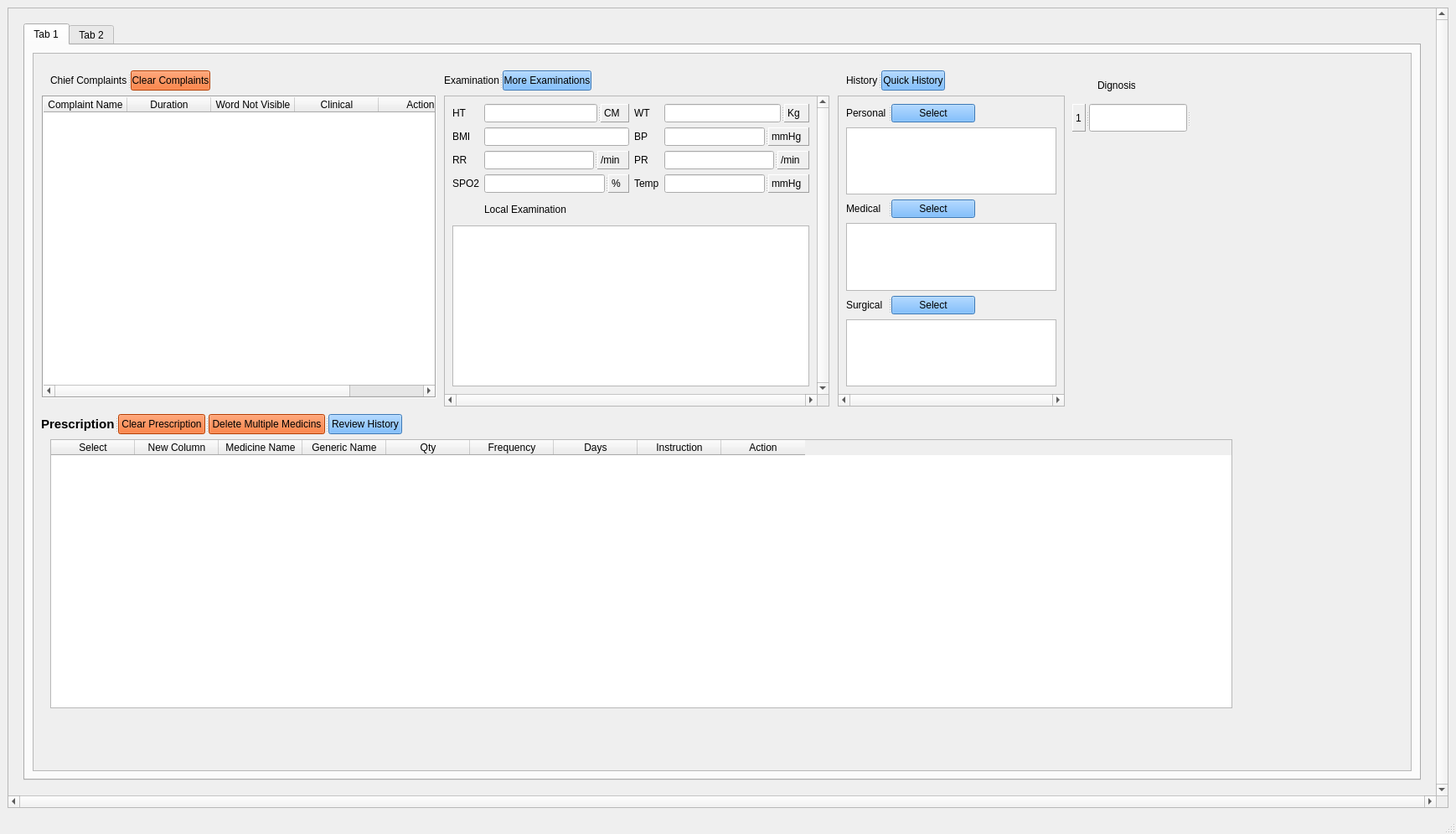
<?xml version="1.0" encoding="UTF-8"?>
<ui version="4.0">
 <class>MainWindow</class>
 <widget class="QMainWindow" name="MainWindow">
  <property name="geometry">
   <rect>
    <x>0</x>
    <y>0</y>
    <width>1738</width>
    <height>995</height>
   </rect>
  </property>
  <property name="windowTitle">
   <string>MainWindow</string>
  </property>
  <widget class="QWidget" name="centralwidget">
   <layout class="QGridLayout" name="gridLayout_2">
    <item row="0" column="0">
     <widget class="QScrollArea" name="scrollArea">
      <property name="verticalScrollBarPolicy">
       <enum>Qt::ScrollBarAlwaysOn</enum>
      </property>
      <property name="horizontalScrollBarPolicy">
       <enum>Qt::ScrollBarAlwaysOn</enum>
      </property>
      <property name="sizeAdjustPolicy">
       <enum>QAbstractScrollArea::AdjustToContents</enum>
      </property>
      <property name="widgetResizable">
       <bool>true</bool>
      </property>
      <widget class="QWidget" name="scrollAreaWidgetContents">
       <property name="geometry">
        <rect>
         <x>0</x>
         <y>0</y>
         <width>1701</width>
         <height>915</height>
        </rect>
       </property>
       <layout class="QGridLayout" name="gridLayout">
        <item row="0" column="0">
         <widget class="QWidget" name="widget" native="true">
          <layout class="QGridLayout" name="gridLayout_9">
           <item row="0" column="0">
            <widget class="QTabWidget" name="tabWidget">
             <property name="currentIndex">
              <number>0</number>
             </property>
             <widget class="QWidget" name="tab">
              <attribute name="title">
               <string>Tab 1</string>
              </attribute>
              <layout class="QGridLayout" name="gridLayout_3">
               <item row="0" column="0">
                <widget class="QScrollArea" name="scrollArea_2">
                 <property name="widgetResizable">
                  <bool>true</bool>
                 </property>
                 <widget class="QWidget" name="scrollAreaWidgetContents_2">
                  <property name="geometry">
                   <rect>
                    <x>0</x>
                    <y>0</y>
                    <width>1639</width>
                    <height>830</height>
                   </rect>
                  </property>
                  <widget class="QWidget" name="widget_2" native="true">
                   <property name="geometry">
                    <rect>
                     <x>-100</x>
                     <y>10</y>
                     <width>1551</width>
                     <height>811</height>
                    </rect>
                   </property>
                   <widget class="QSplitter" name="splitter_17">
                    <property name="geometry">
                     <rect>
                      <x>120</x>
                      <y>10</y>
                      <width>191</width>
                      <height>24</height>
                     </rect>
                    </property>
                    <property name="orientation">
                     <enum>Qt::Horizontal</enum>
                    </property>
                    <widget class="QLabel" name="label_94">
                     <property name="text">
                      <string>Chief Complaints</string>
                     </property>
                    </widget>
                    <widget class="QPushButton" name="pushButton_26">
                     <property name="styleSheet">
                      <string notr="true">background-color: rgb(255, 85, 0);</string>
                     </property>
                     <property name="text">
                      <string>Clear Complaints</string>
                     </property>
                    </widget>
                   </widget>
                   <widget class="QSplitter" name="splitter_64">
                    <property name="geometry">
                     <rect>
                      <x>590</x>
                      <y>10</y>
                      <width>176</width>
                      <height>24</height>
                     </rect>
                    </property>
                    <property name="orientation">
                     <enum>Qt::Horizontal</enum>
                    </property>
                    <widget class="QLabel" name="label_112">
                     <property name="maximumSize">
                      <size>
                       <width>70</width>
                       <height>16777215</height>
                      </size>
                     </property>
                     <property name="text">
                      <string>Examination</string>
                     </property>
                    </widget>
                    <widget class="QPushButton" name="pushButton_32">
                     <property name="maximumSize">
                      <size>
                       <width>150</width>
                       <height>16777215</height>
                      </size>
                     </property>
                     <property name="styleSheet">
                      <string notr="true">background-color: rgb(85, 170, 255);</string>
                     </property>
                     <property name="text">
                      <string>More Examinations</string>
                     </property>
                    </widget>
                   </widget>
                   <widget class="QSplitter" name="splitter_63">
                    <property name="geometry">
                     <rect>
                      <x>1070</x>
                      <y>10</y>
                      <width>118</width>
                      <height>24</height>
                     </rect>
                    </property>
                    <property name="orientation">
                     <enum>Qt::Horizontal</enum>
                    </property>
                    <widget class="QLabel" name="label_111">
                     <property name="maximumSize">
                      <size>
                       <width>50</width>
                       <height>16777215</height>
                      </size>
                     </property>
                     <property name="text">
                      <string>History</string>
                     </property>
                    </widget>
                    <widget class="QPushButton" name="pushButton_31">
                     <property name="maximumSize">
                      <size>
                       <width>100</width>
                       <height>16777215</height>
                      </size>
                     </property>
                     <property name="styleSheet">
                      <string notr="true">background-color: rgb(85, 170, 255);</string>
                     </property>
                     <property name="text">
                      <string>Quick History</string>
                     </property>
                    </widget>
                   </widget>
                   <widget class="QLabel" name="label_46">
                    <property name="geometry">
                     <rect>
                      <x>1370</x>
                      <y>20</y>
                      <width>45</width>
                      <height>16</height>
                     </rect>
                    </property>
                    <property name="text">
                     <string>Dignosis</string>
                    </property>
                   </widget>
                   <widget class="QScrollArea" name="scrollArea_4">
                    <property name="geometry">
                     <rect>
                      <x>590</x>
                      <y>40</y>
                      <width>460</width>
                      <height>371</height>
                     </rect>
                    </property>
                    <property name="verticalScrollBarPolicy">
                     <enum>Qt::ScrollBarAlwaysOn</enum>
                    </property>
                    <property name="horizontalScrollBarPolicy">
                     <enum>Qt::ScrollBarAlwaysOn</enum>
                    </property>
                    <property name="sizeAdjustPolicy">
                     <enum>QAbstractScrollArea::AdjustToContents</enum>
                    </property>
                    <property name="widgetResizable">
                     <bool>true</bool>
                    </property>
                    <widget class="QWidget" name="scrollAreaWidgetContents_11">
                     <property name="geometry">
                      <rect>
                       <x>0</x>
                       <y>0</y>
                       <width>441</width>
                       <height>352</height>
                      </rect>
                     </property>
                     <layout class="QGridLayout" name="gridLayout_7">
                      <item row="0" column="3">
                       <widget class="QSplitter" name="splitter_52">
                        <property name="orientation">
                         <enum>Qt::Horizontal</enum>
                        </property>
                        <widget class="QLineEdit" name="lineEdit_38"/>
                        <widget class="QLabel" name="label_98">
                         <property name="frameShape">
                          <enum>QFrame::Panel</enum>
                         </property>
                         <property name="frameShadow">
                          <enum>QFrame::Raised</enum>
                         </property>
                         <property name="text">
                          <string>Kg</string>
                         </property>
                        </widget>
                       </widget>
                      </item>
                      <item row="2" column="3">
                       <widget class="QSplitter" name="splitter_61">
                        <property name="orientation">
                         <enum>Qt::Horizontal</enum>
                        </property>
                        <widget class="QLineEdit" name="lineEdit_42"/>
                        <widget class="QLabel" name="label_105">
                         <property name="frameShape">
                          <enum>QFrame::Panel</enum>
                         </property>
                         <property name="frameShadow">
                          <enum>QFrame::Raised</enum>
                         </property>
                         <property name="text">
                          <string>/min</string>
                         </property>
                        </widget>
                       </widget>
                      </item>
                      <item row="3" column="1">
                       <widget class="QSplitter" name="splitter_27">
                        <property name="orientation">
                         <enum>Qt::Horizontal</enum>
                        </property>
                        <widget class="QLineEdit" name="lineEdit_43"/>
                        <widget class="QLabel" name="label_107">
                         <property name="frameShape">
                          <enum>QFrame::Panel</enum>
                         </property>
                         <property name="frameShadow">
                          <enum>QFrame::Raised</enum>
                         </property>
                         <property name="text">
                          <string>%</string>
                         </property>
                        </widget>
                       </widget>
                      </item>
                      <item row="1" column="2">
                       <widget class="QLabel" name="label_100">
                        <property name="sizePolicy">
                         <sizepolicy hsizetype="Preferred" vsizetype="Preferred">
                          <horstretch>0</horstretch>
                          <verstretch>0</verstretch>
                         </sizepolicy>
                        </property>
                        <property name="text">
                         <string>BP</string>
                        </property>
                       </widget>
                      </item>
                      <item row="2" column="2">
                       <widget class="QLabel" name="label_104">
                        <property name="sizePolicy">
                         <sizepolicy hsizetype="Preferred" vsizetype="Preferred">
                          <horstretch>0</horstretch>
                          <verstretch>0</verstretch>
                         </sizepolicy>
                        </property>
                        <property name="text">
                         <string>PR</string>
                        </property>
                       </widget>
                      </item>
                      <item row="0" column="2">
                       <widget class="QLabel" name="label_97">
                        <property name="text">
                         <string>WT</string>
                        </property>
                       </widget>
                      </item>
                      <item row="5" column="1">
                       <widget class="QLabel" name="label_110">
                        <property name="sizePolicy">
                         <sizepolicy hsizetype="Expanding" vsizetype="Expanding">
                          <horstretch>0</horstretch>
                          <verstretch>13</verstretch>
                         </sizepolicy>
                        </property>
                        <property name="maximumSize">
                         <size>
                          <width>16777215</width>
                          <height>27</height>
                         </size>
                        </property>
                        <property name="sizeIncrement">
                         <size>
                          <width>0</width>
                          <height>0</height>
                         </size>
                        </property>
                        <property name="baseSize">
                         <size>
                          <width>0</width>
                          <height>0</height>
                         </size>
                        </property>
                        <property name="text">
                         <string>Local Examination</string>
                        </property>
                       </widget>
                      </item>
                      <item row="1" column="0">
                       <widget class="QLabel" name="label_99">
                        <property name="text">
                         <string>BMI</string>
                        </property>
                       </widget>
                      </item>
                      <item row="1" column="1">
                       <widget class="QLineEdit" name="lineEdit_39"/>
                      </item>
                      <item row="3" column="2">
                       <widget class="QLabel" name="label_108">
                        <property name="text">
                         <string>Temp</string>
                        </property>
                       </widget>
                      </item>
                      <item row="3" column="3">
                       <widget class="QSplitter" name="splitter_62">
                        <property name="orientation">
                         <enum>Qt::Horizontal</enum>
                        </property>
                        <widget class="QLineEdit" name="lineEdit_44"/>
                        <widget class="QLabel" name="label_109">
                         <property name="frameShape">
                          <enum>QFrame::Panel</enum>
                         </property>
                         <property name="frameShadow">
                          <enum>QFrame::Raised</enum>
                         </property>
                         <property name="text">
                          <string>mmHg</string>
                         </property>
                        </widget>
                       </widget>
                      </item>
                      <item row="2" column="1">
                       <widget class="QSplitter" name="splitter_60">
                        <property name="orientation">
                         <enum>Qt::Horizontal</enum>
                        </property>
                        <widget class="QLineEdit" name="lineEdit_41"/>
                        <widget class="QLabel" name="label_103">
                         <property name="frameShape">
                          <enum>QFrame::Panel</enum>
                         </property>
                         <property name="frameShadow">
                          <enum>QFrame::Raised</enum>
                         </property>
                         <property name="text">
                          <string>/min</string>
                         </property>
                        </widget>
                       </widget>
                      </item>
                      <item row="3" column="0">
                       <widget class="QLabel" name="label_106">
                        <property name="text">
                         <string>SPO2</string>
                        </property>
                       </widget>
                      </item>
                      <item row="1" column="3">
                       <widget class="QSplitter" name="splitter_59">
                        <property name="orientation">
                         <enum>Qt::Horizontal</enum>
                        </property>
                        <widget class="QLineEdit" name="lineEdit_40"/>
                        <widget class="QLabel" name="label_101">
                         <property name="frameShape">
                          <enum>QFrame::Panel</enum>
                         </property>
                         <property name="frameShadow">
                          <enum>QFrame::Raised</enum>
                         </property>
                         <property name="text">
                          <string>mmHg</string>
                         </property>
                        </widget>
                       </widget>
                      </item>
                      <item row="0" column="0">
                       <widget class="QLabel" name="label_95">
                        <property name="text">
                         <string>HT</string>
                        </property>
                       </widget>
                      </item>
                      <item row="6" column="0" colspan="4">
                       <widget class="QTextBrowser" name="textBrowser_18">
                        <property name="maximumSize">
                         <size>
                          <width>16777215</width>
                          <height>200</height>
                         </size>
                        </property>
                       </widget>
                      </item>
                      <item row="0" column="1">
                       <widget class="QSplitter" name="splitter_51">
                        <property name="orientation">
                         <enum>Qt::Horizontal</enum>
                        </property>
                        <widget class="QLineEdit" name="lineEdit_37"/>
                        <widget class="QLabel" name="label_96">
                         <property name="frameShape">
                          <enum>QFrame::Panel</enum>
                         </property>
                         <property name="frameShadow">
                          <enum>QFrame::Raised</enum>
                         </property>
                         <property name="text">
                          <string>CM</string>
                         </property>
                        </widget>
                       </widget>
                      </item>
                      <item row="2" column="0">
                       <widget class="QLabel" name="label_102">
                        <property name="text">
                         <string>RR</string>
                        </property>
                       </widget>
                      </item>
                     </layout>
                    </widget>
                   </widget>
                   <widget class="QScrollArea" name="scrollArea_5">
                    <property name="geometry">
                     <rect>
                      <x>1060</x>
                      <y>40</y>
                      <width>271</width>
                      <height>371</height>
                     </rect>
                    </property>
                    <property name="verticalScrollBarPolicy">
                     <enum>Qt::ScrollBarAsNeeded</enum>
                    </property>
                    <property name="horizontalScrollBarPolicy">
                     <enum>Qt::ScrollBarAlwaysOn</enum>
                    </property>
                    <property name="sizeAdjustPolicy">
                     <enum>QAbstractScrollArea::AdjustToContents</enum>
                    </property>
                    <property name="widgetResizable">
                     <bool>true</bool>
                    </property>
                    <widget class="QWidget" name="scrollAreaWidgetContents_12">
                     <property name="geometry">
                      <rect>
                       <x>0</x>
                       <y>0</y>
                       <width>269</width>
                       <height>352</height>
                      </rect>
                     </property>
                     <layout class="QGridLayout" name="gridLayout_11">
                      <item row="0" column="0">
                       <widget class="QSplitter" name="splitter_70">
                        <property name="orientation">
                         <enum>Qt::Horizontal</enum>
                        </property>
                        <widget class="QLabel" name="label_116">
                         <property name="maximumSize">
                          <size>
                           <width>50</width>
                           <height>16777215</height>
                          </size>
                         </property>
                         <property name="text">
                          <string>Personal</string>
                         </property>
                        </widget>
                        <widget class="QPushButton" name="pushButton_36">
                         <property name="maximumSize">
                          <size>
                           <width>100</width>
                           <height>16777215</height>
                          </size>
                         </property>
                         <property name="styleSheet">
                          <string notr="true">background-color: rgb(85, 170, 255);</string>
                         </property>
                         <property name="text">
                          <string>Select</string>
                         </property>
                        </widget>
                       </widget>
                      </item>
                      <item row="1" column="0">
                       <widget class="QTextBrowser" name="textBrowser_21"/>
                      </item>
                      <item row="2" column="0">
                       <widget class="QSplitter" name="splitter_66">
                        <property name="orientation">
                         <enum>Qt::Horizontal</enum>
                        </property>
                        <widget class="QLabel" name="label_114">
                         <property name="maximumSize">
                          <size>
                           <width>50</width>
                           <height>16777215</height>
                          </size>
                         </property>
                         <property name="text">
                          <string>Medical</string>
                         </property>
                        </widget>
                        <widget class="QPushButton" name="pushButton_34">
                         <property name="maximumSize">
                          <size>
                           <width>100</width>
                           <height>16777215</height>
                          </size>
                         </property>
                         <property name="styleSheet">
                          <string notr="true">background-color: rgb(85, 170, 255);</string>
                         </property>
                         <property name="text">
                          <string>Select</string>
                         </property>
                        </widget>
                       </widget>
                      </item>
                      <item row="3" column="0">
                       <widget class="QTextBrowser" name="textBrowser_19">
                        <property name="maximumSize">
                         <size>
                          <width>16777215</width>
                          <height>16777215</height>
                         </size>
                        </property>
                       </widget>
                      </item>
                      <item row="4" column="0">
                       <widget class="QSplitter" name="splitter_68">
                        <property name="orientation">
                         <enum>Qt::Horizontal</enum>
                        </property>
                        <widget class="QLabel" name="label_115">
                         <property name="maximumSize">
                          <size>
                           <width>50</width>
                           <height>16777215</height>
                          </size>
                         </property>
                         <property name="text">
                          <string>Surgical</string>
                         </property>
                        </widget>
                        <widget class="QPushButton" name="pushButton_35">
                         <property name="maximumSize">
                          <size>
                           <width>100</width>
                           <height>16777215</height>
                          </size>
                         </property>
                         <property name="styleSheet">
                          <string notr="true">background-color: rgb(85, 170, 255);</string>
                         </property>
                         <property name="text">
                          <string>Select</string>
                         </property>
                        </widget>
                       </widget>
                      </item>
                      <item row="5" column="0">
                       <widget class="QTextBrowser" name="textBrowser_20"/>
                      </item>
                     </layout>
                    </widget>
                   </widget>
                   <widget class="QSplitter" name="splitter_46">
                    <property name="geometry">
                     <rect>
                      <x>1340</x>
                      <y>50</y>
                      <width>184</width>
                      <height>33</height>
                     </rect>
                    </property>
                    <property name="orientation">
                     <enum>Qt::Horizontal</enum>
                    </property>
                    <widget class="QLabel" name="label_90">
                     <property name="frameShape">
                      <enum>QFrame::Panel</enum>
                     </property>
                     <property name="frameShadow">
                      <enum>QFrame::Raised</enum>
                     </property>
                     <property name="text">
                      <string>1</string>
                     </property>
                    </widget>
                    <widget class="QLineEdit" name="lineEdit_36"/>
                    <widget class="QPushButton" name="pushButton_22">
                     <property name="text">
                      <string/>
                     </property>
                     <property name="icon">
                      <iconset>
                       <normaloff>../images.jpg</normaloff>../images.jpg</iconset>
                     </property>
                     <property name="iconSize">
                      <size>
                       <width>25</width>
                       <height>25</height>
                      </size>
                     </property>
                     <property name="flat">
                      <bool>true</bool>
                     </property>
                    </widget>
                   </widget>
                   <widget class="QTableWidget" name="tableComplaint">
                    <property name="geometry">
                     <rect>
                      <x>110</x>
                      <y>40</y>
                      <width>471</width>
                      <height>361</height>
                     </rect>
                    </property>
                    <property name="frameShape">
                     <enum>QFrame::Box</enum>
                    </property>
                    <property name="alternatingRowColors">
                     <bool>true</bool>
                    </property>
                    <property name="iconSize">
                     <size>
                      <width>0</width>
                      <height>0</height>
                     </size>
                    </property>
                    <property name="gridStyle">
                     <enum>Qt::SolidLine</enum>
                    </property>
                    <property name="sortingEnabled">
                     <bool>false</bool>
                    </property>
                    <attribute name="verticalHeaderVisible">
                     <bool>true</bool>
                    </attribute>
                    <attribute name="verticalHeaderCascadingSectionResizes">
                     <bool>true</bool>
                    </attribute>
                    <attribute name="verticalHeaderShowSortIndicator" stdset="0">
                     <bool>true</bool>
                    </attribute>
                    <column>
                     <property name="text">
                      <string>Complaint Name</string>
                     </property>
                    </column>
                    <column>
                     <property name="text">
                      <string>Duration</string>
                     </property>
                    </column>
                    <column>
                     <property name="text">
                      <string>Word Not Visible</string>
                     </property>
                    </column>
                    <column>
                     <property name="text">
                      <string>Clinical</string>
                     </property>
                    </column>
                    <column>
                     <property name="text">
                      <string>Action</string>
                     </property>
                    </column>
                   </widget>
                   <widget class="QTableWidget" name="tableWidget_2">
                    <property name="geometry">
                     <rect>
                      <x>120</x>
                      <y>450</y>
                      <width>1411</width>
                      <height>321</height>
                     </rect>
                    </property>
                    <property name="verticalScrollBarPolicy">
                     <enum>Qt::ScrollBarAsNeeded</enum>
                    </property>
                    <property name="horizontalScrollBarPolicy">
                     <enum>Qt::ScrollBarAsNeeded</enum>
                    </property>
                    <property name="sizeAdjustPolicy">
                     <enum>QAbstractScrollArea::AdjustToContents</enum>
                    </property>
                    <column>
                     <property name="text">
                      <string>Select</string>
                     </property>
                    </column>
                    <column>
                     <property name="text">
                      <string>New Column</string>
                     </property>
                    </column>
                    <column>
                     <property name="text">
                      <string>Medicine Name</string>
                     </property>
                     <property name="icon">
                      <iconset>
                       <normaloff>settings-icon.webp</normaloff>settings-icon.webp</iconset>
                     </property>
                    </column>
                    <column>
                     <property name="text">
                      <string>Generic Name</string>
                     </property>
                    </column>
                    <column>
                     <property name="text">
                      <string>Qty</string>
                     </property>
                    </column>
                    <column>
                     <property name="text">
                      <string>Frequency</string>
                     </property>
                    </column>
                    <column>
                     <property name="text">
                      <string>Days</string>
                     </property>
                    </column>
                    <column>
                     <property name="text">
                      <string>Instruction</string>
                     </property>
                    </column>
                    <column>
                     <property name="text">
                      <string>Action</string>
                     </property>
                    </column>
                   </widget>
                   <widget class="QSplitter" name="splitter">
                    <property name="geometry">
                     <rect>
                      <x>109</x>
                      <y>420</y>
                      <width>431</width>
                      <height>24</height>
                     </rect>
                    </property>
                    <property name="orientation">
                     <enum>Qt::Horizontal</enum>
                    </property>
                    <widget class="QLabel" name="label_113">
                     <property name="font">
                      <font>
                       <pointsize>11</pointsize>
                       <bold>true</bold>
                      </font>
                     </property>
                     <property name="text">
                      <string>Prescription</string>
                     </property>
                    </widget>
                    <widget class="QPushButton" name="pushButton_23">
                     <property name="styleSheet">
                      <string notr="true">background-color: rgb(255, 85, 0);</string>
                     </property>
                     <property name="text">
                      <string>Clear Prescription</string>
                     </property>
                    </widget>
                    <widget class="QPushButton" name="pushButton_30">
                     <property name="styleSheet">
                      <string notr="true">background-color: rgb(255, 85, 0);</string>
                     </property>
                     <property name="text">
                      <string>Delete Multiple Medicins</string>
                     </property>
                    </widget>
                    <widget class="QPushButton" name="pushButton_33">
                     <property name="styleSheet">
                      <string notr="true">background-color: rgb(85, 170, 255);</string>
                     </property>
                     <property name="text">
                      <string>Review History</string>
                     </property>
                    </widget>
                   </widget>
                  </widget>
                 </widget>
                </widget>
               </item>
              </layout>
             </widget>
             <widget class="QWidget" name="tab_2">
              <attribute name="title">
               <string>Tab 2</string>
              </attribute>
             </widget>
            </widget>
           </item>
          </layout>
         </widget>
        </item>
       </layout>
      </widget>
     </widget>
    </item>
   </layout>
  </widget>
  <widget class="QMenuBar" name="menubar">
   <property name="geometry">
    <rect>
     <x>0</x>
     <y>0</y>
     <width>1738</width>
     <height>22</height>
    </rect>
   </property>
  </widget>
  <widget class="QStatusBar" name="statusbar"/>
 </widget>
 <resources/>
 <connections/>
</ui>
